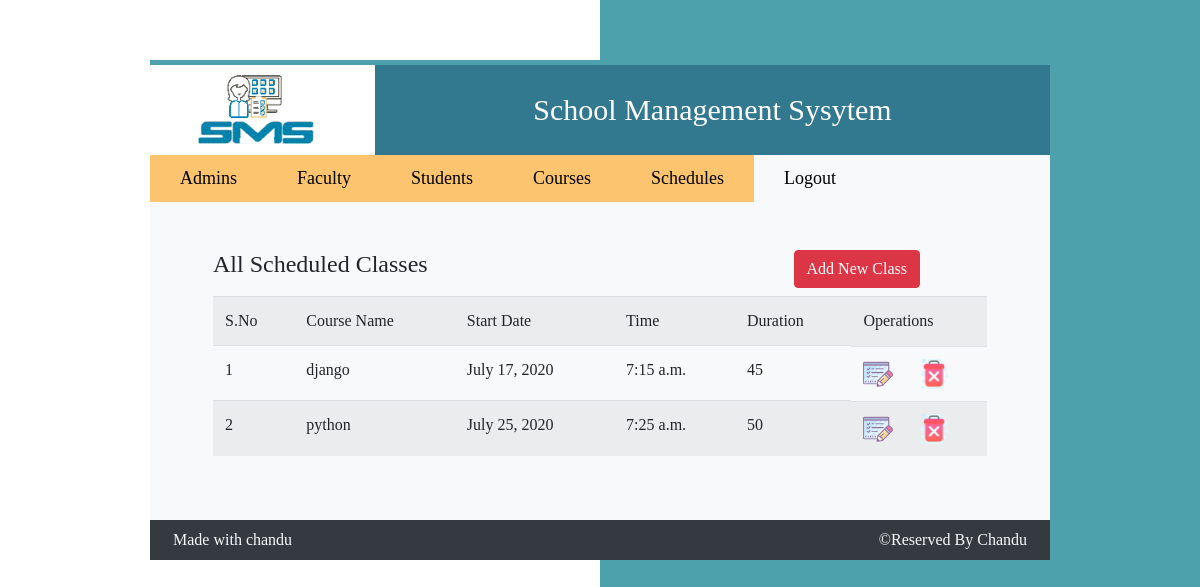
Page /classes/ (signed in) on the committed database.
### admin/models.py (models this page shows)
class ScheduleclassesTable(models.Model):
    class_id=models.AutoField(primary_key=True)
    course=models.ForeignKey(CourseTable,on_delete=models.CASCADE)
    date=models.DateField()
    time=models.TimeField()
    duration=models.IntegerField()

class CourseTable(models.Model):
    course_id=models.AutoField(primary_key=True)
    name=models.CharField(max_length=30,unique=True,error_messages={"unique":"Course is Already Exists"})
    fee=models.FloatField()
    def __str__(self):
        return self.name

### admin/views.py (the view)
# urls.py: path('classes/',views.classeslist,name="classes"),
def classeslist(request):
    if (checksession(request)):
        modeldata = ScheduleclassesTable.objects.all()
        return render(request, "admin/classes.html", {"data": modeldata})
    return redirect("login")

### admin/views.py (called while the page is built)
def checksession(request):
    try:
        request.session.exists('adminuser')
        mailid=request.session.get('adminuser')
        frm=AdminTable.objects.get(email=mailid)
        if(frm):
            return request.session.get('adminuser')
        return  False
    except Exception as e:
        return False

### templates/admin/classes.html
{% extends "common.html" %}
{% load static %}
{% block pages %}
    {% include "admin/adminmenu.html" %}
    <div class="row  bg-light p-lg-5 p-sm-2">
    <div class="col-md-6">
                    <h4>All Scheduled Classes</h4>
        </div>
        <div class="col-md-5 text-right mb-2">
            <a class="btn btn-danger" href="{% url "schedule" %}">Add New Class</a>
        </div>
    <div class="col-md-12">
        <table class="table  table-striped table-responsive-sm">
            <tr>
                <td>S.No</td>
                <td>Course Name</td>
                <td>Start Date</td>
                <td>Time</td>
                <td>Duration</td>
                <td>Operations</td>
            </tr>
            {% for x in data  %}
                <tr>
                <td>{{ forloop.counter }}</td>
                <td>{{ x.course }}</td>
                <td>{{ x.date }}</td>
                <td>{{ x.time }}</td>
                <td>{{ x.duration }}</td>
                <td class="d-flex justify-content-center">
        <a href="#" class="w-50"><img src="{% static "images/edit.png" %}" width="30" ></a>
        <a href="#" class="w-50"><img src="{% static "images/delete.png" %}"  width="30"></a>
        </td>
                </tr>
            {% endfor %}
        </table>
    </div>
    </div>
{% endblock %}

### admin/static/css/style.css (style rules this page uses)
body { font-family:Aharoni; padding: 10px; background: #4ca1ac; overflow-x:hidden; }
body:before { content: ""; position: absolute; top:0; left: 0; z-index:-1; background: #fff; height: 100%; width: 50%; }

### rows in the picture
ScheduleclassesTable: course "django", date "July 17, 2020", time "7:15 a.m.", duration "45"
ScheduleclassesTable: course "python", date "July 25, 2020", time "7:25 a.m.", duration "50"
